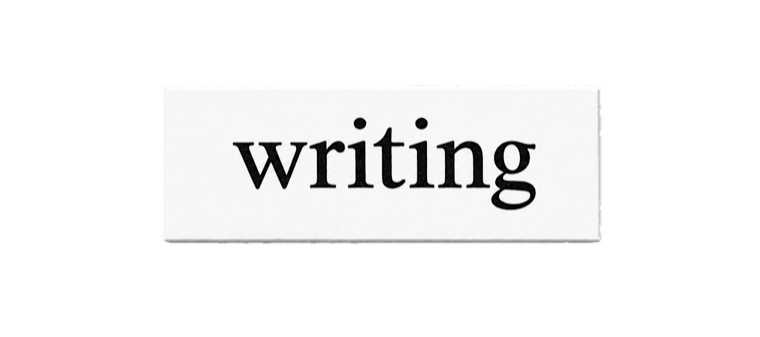
#> input picture items/writing.png, 760 x 337 px, found by its file name
$ python word_tiles.py ../items/writing.png
#> lines starting #> are read from the running program, lines starting #| are printed output that depends on the picture
"""Make poetry-magnet word tiles that match the photographed ones
(items/writing.png, items/about-me.png): same paper tile, same lettering.

usage: word_tiles.py OUT.png word [word ...]

Several words come out as separate tiles in one image, set a little apart and
off-true like items/about-me.png. Letters are Times New Roman at the size and
weight measured from items/writing.png, so a tile shown at
    width% = image_width * 12.5 / 760
(writing.png's own scale in js/layout.js) has exactly writing's letter size;
the script prints that width.
"""
import sys
import numpy as np
from PIL import Image, ImageDraw, ImageFont, ImageFilter

SRC = Image.open('items/writing.png').convert('RGBA').crop((161, 84, 604, 246))   # one real tile
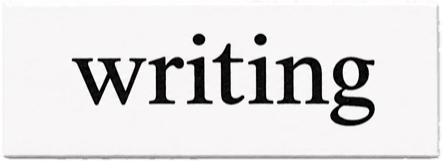
#> SRC: PIL image 443x162 RGBA; mean R, G, B, A 221.7, 220.4, 220.9, 244.6; transparent parts drawn white
FONT_PATH = '/System/Library/Fonts/Supplemental/Times New Roman.ttf'
SIZE = 106          # px in writing.png's scale (measured from its "writing")
PAD = 70            # paper either side of the word, as on writing's tile
BASE_Y = 197 - 84   # writing's baseline within the tile
INK = (24, 24, 24)


def blank_tile(width):
    """Stretch the real tile's left/right edges around a text-free middle."""
    a = np.array(SRC)
    edge = 26
    mid = a[:, 14:15].copy()               # a clean column left of the word
    body = np.repeat(mid, max(width - 2 * edge, 1), axis=1)
    t = np.concatenate([a[:, :edge], body, a[:, -edge:]], axis=1).astype(float)
    rng = np.random.default_rng(width)     # keep the paper's slight speckle
    n = rng.normal(0, 1.4, t.shape[:2])[..., None]
    t[..., :3] = np.clip(t[..., :3] + n * (t[..., 3:] > 200), 0, 255)
    return Image.fromarray(t.astype(np.uint8))


def ink(word):
    """The word as an alpha mask, drawn at 2x with a hairline stroke and
    halved, which lands on the photographed tiles' weight (between regular and bold)."""
    f = ImageFont.truetype(FONT_PATH, SIZE * 2)
    l, t, r, b = f.getbbox(word, stroke_width=2)
    asc = f.getmetrics()[0]
    m = Image.new('L', (r - l + 8, asc + f.getmetrics()[1] + 8), 0)
    ImageDraw.Draw(m).text((4 - l, 4), word, font=f, fill=255, stroke_width=2, stroke_fill=255)
    m = m.resize((m.width // 2, m.height // 2), Image.LANCZOS)
    return m, (4 + asc) // 2          # mask, baseline within it


def tile(word):
    m, base = ink(word)
    im = blank_tile(max(m.width - 4 + 2 * PAD, 150))
    layer = Image.new('RGBA', im.size, INK + (0,))
    a = Image.new('L', im.size, 0)
    a.paste(m, ((im.width - m.width) // 2, BASE_Y - base))
    layer.putalpha(a)
    im.alpha_composite(layer)
    return im


if __name__ == '__main__':
    out_path, words = sys.argv[1], sys.argv[2:]
    tiles = [tile(w) for w in words]
    gap, tilt, drop = 26, [-1.4, 1.1, -0.7, 0.9], [0, 9, 3, 7]
    rot = [t.rotate(tilt[i % 4], Image.BICUBIC, expand=True) for i, t in enumerate(tiles)]
    W = sum(r.width for r in rot) + gap * (len(rot) - 1) + 40
#> (the run stopped early here; a loop or call above may not have finished)

$ run again, with items/Image.png copied over items/writing.png
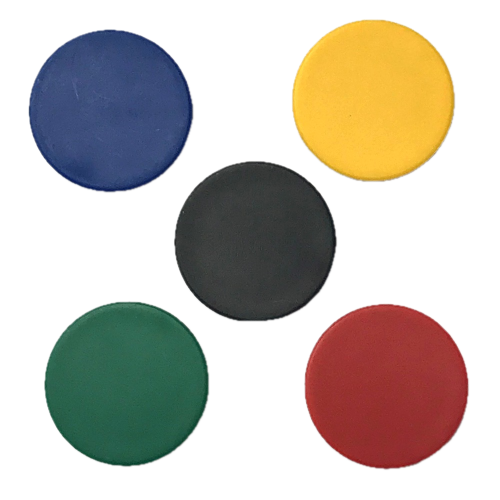
#> input picture items/Image.png, 1000 x 1000 px, found by its file name (shown at 1/2 size)
#> `SRC = Image.open('items/writing.png').convert('RGBA').crop((161, 84, 6..`:
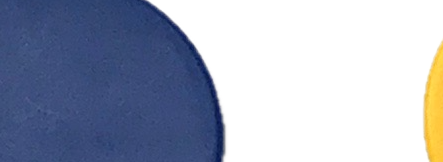
#> SRC: PIL image 443x162 RGBA; mean R, G, B, A 35.2, 42.1, 59.5, 123.8; transparent parts drawn white
